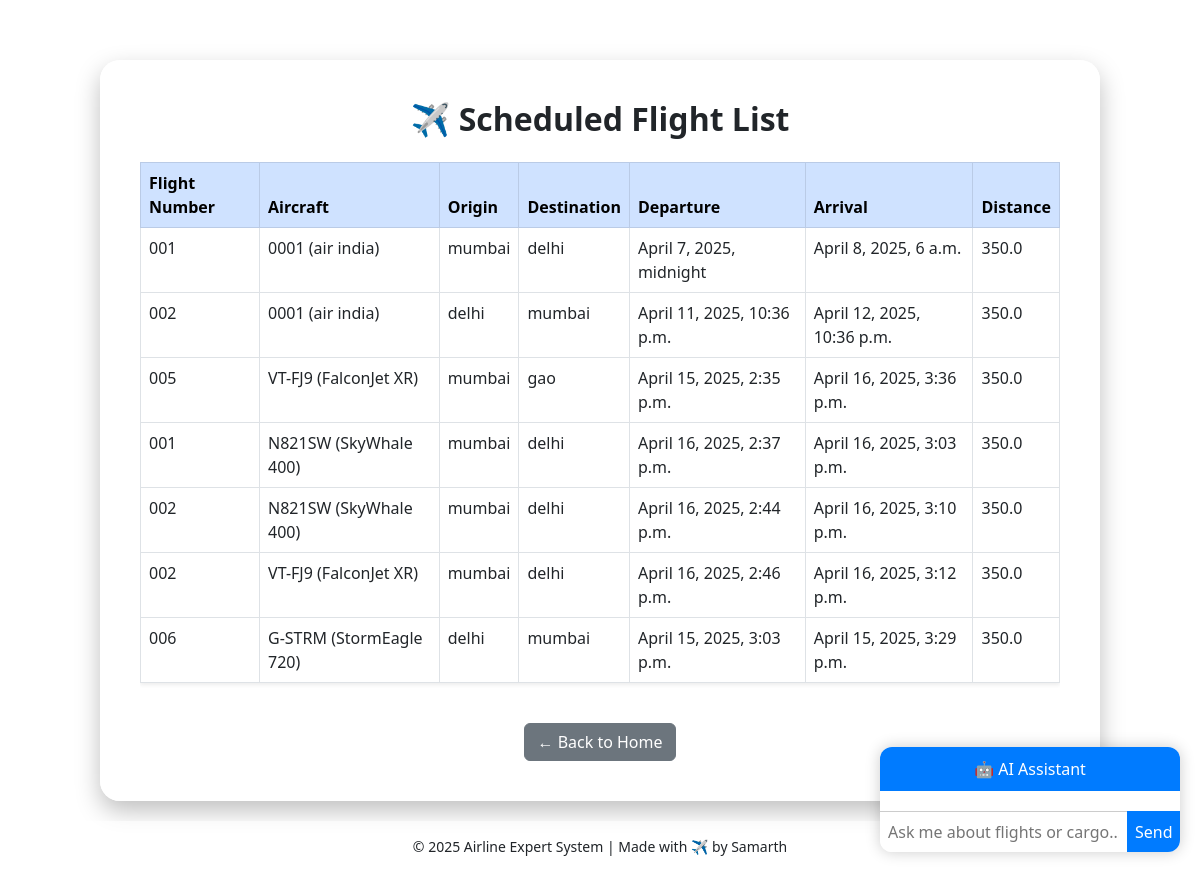
The app's page /flights/ with its own data.
### scheduler/models.py (models this page shows, shortened)
class Flight(models.Model):
    flight_number = models.CharField(max_length=10)
    aircraft = models.ForeignKey(Aircraft, on_delete=models.CASCADE)
    origin = models.CharField(max_length=100)
    destination = models.CharField(max_length=100)
    departure_time = models.DateTimeField()
    arrival_time = models.DateTimeField()
    distance = models.ForeignKey('Distance', on_delete=models.CASCADE)

class Aircraft(models.Model):
    name = models.CharField(max_length=50)
    tail_number = models.CharField(max_length=10)
    max_cargo_weight = models.FloatField()
    def __str__(self):
        return f"{self.tail_number} ({self.name})"

class Distance(models.Model):
    origin = models.CharField(max_length=100)
    destination = models.CharField(max_length=100)
    distance_km = models.FloatField()
    average_speed_kmph = models.FloatField(default=800)

### scheduler/views.py (the view)
# urls.py: path('flights/', views.flight_list, name='flight-list'),
def flight_list(request):
    flights = Flight.objects.all()
    return render(request, 'scheduler/flight_list.html', {'flights': flights})

### scheduler/templates/scheduler/flight_list.html (shortened to what this page needs)
{% load static %}
<!DOCTYPE html>
<html lang="en">
<head>
    <link rel="stylesheet" href="https://cdn.jsdelivr.net/npm/bootstrap@5.3.0/dist/css/bootstrap.min.css">
</head>
<body>
    <div class="content-wrapper">
        <h2 class="mb-4 text-center fw-bold">✈️ Scheduled Flight List</h2>
        {% if flights %}
            <div class="table-responsive">
                <table class="table table-hover table-bordered bg-white shadow-sm">
                    <thead class="table-primary">
                        <tr>
                            <th scope="col">Flight Number</th>
                            <th scope="col">Aircraft</th>
                            <th scope="col">Origin</th>
                            <th scope="col">Destination</th>
                            <th scope="col">Departure</th>
                            <th scope="col">Arrival</th>
                            <th scope="col">Distance</th>
                        </tr>
                    </thead>
                    <tbody>
    {% for flight in flights %}
        <tr>
            <td>{{ flight.flight_number }}</td>
            <td>{{ flight.aircraft }}</td>
            <td>{{ flight.origin }}</td>
            <td>{{ flight.destination }}</td>
            <td>{{ flight.departure_time }}</td>
            <td>{{ flight.arrival_time }}</td>
            <td>{{ flight.distance.distance_km }}</td>
        </tr>
    {% endfor %}
</tbody>
                </table>
            </div>
        {% else %}
            <p class="text-center text-muted">No flights scheduled yet.</p>
        {% endif %}
        <div class="text-center mt-4">
            <a href="/" class="btn btn-secondary">← Back to Home</a>
        </div>
    </div>
    <div class="chatbot-container" id="chatbot">
        <div class="chatbot-header">🤖 AI Assistant</div>
        <div class="chatbot-messages" id="chatbot-messages"></div>
        <div class="chatbot-input">
            <input type="text" id="chatbot-input" placeholder="Ask me about flights or cargo..." onkeydown="if(event.key==='Enter') sendMessage()">
            <button onclick="sendMessage()">Send</button>
        </div>
    </div>
    <footer>
        &copy; 2025 Airline Expert System | Made with ✈️ by Samarth
    </footer>
</body>
</html>

### records on screen
Flight: flight_number "001", aircraft "0001 (air india)", origin "mumbai", destination "delhi", departure_time "April 7, 2025, midnight", arrival_time "April 8, 2025, 6 a.m.", distance.distance_km "350.0"
Flight: flight_number "002", aircraft "0001 (air india)", origin "delhi", destination "mumbai", departure_time "April 11, 2025, 10:36 p.m.", arrival_time "April 12, 2025, 10:36 p.m.", distance.distance_km "350.0"
Flight: flight_number "005", aircraft "VT-FJ9 (FalconJet XR)", origin "mumbai", destination "gao", departure_time "April 15, 2025, 2:35 p.m.", arrival_time "April 16, 2025, 3:36 p.m.", distance.distance_km "350.0"
Flight: flight_number "001", aircraft "N821SW (SkyWhale 400)", origin "mumbai", destination "delhi", departure_time "April 16, 2025, 2:37 p.m.", arrival_time "April 16, 2025, 3:03 p.m.", distance.distance_km "350.0"
Flight: flight_number "002", aircraft "N821SW (SkyWhale 400)", origin "mumbai", destination "delhi", departure_time "April 16, 2025, 2:44 p.m.", arrival_time "April 16, 2025, 3:10 p.m.", distance.distance_km "350.0"
Flight: flight_number "002", aircraft "VT-FJ9 (FalconJet XR)", origin "mumbai", destination "delhi", departure_time "April 16, 2025, 2:46 p.m.", arrival_time "April 16, 2025, 3:12 p.m.", distance.distance_km "350.0"
Flight: flight_number "006", aircraft "G-STRM (StormEagle 720)", origin "delhi", destination "mumbai", departure_time "April 15, 2025, 3:03 p.m.", arrival_time "April 15, 2025, 3:29 p.m.", distance.distance_km "350.0"
